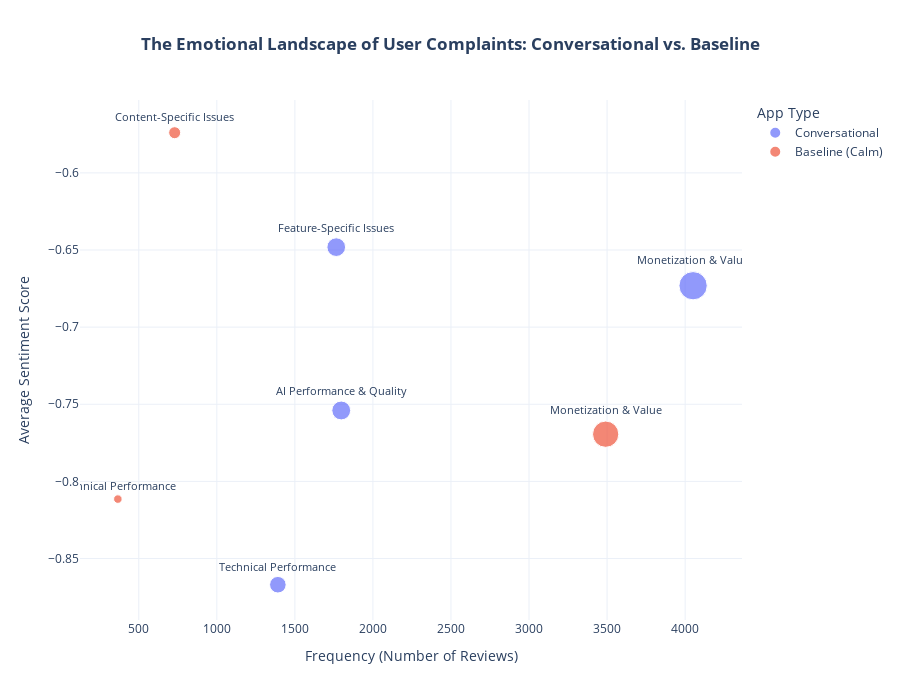

Notebook code for this chart:
### Code cell
# --- Advanced Viz 2: The Emotional Landscape (Corrected) ---

print("Creating the comparative 'Emotional Landscape' scatter plot...")

# --- SETUP: We must first create the priority dataframes from our loaded data ---

# 1. Create the priority dataframe for CONVERSATIONAL apps
conv_freq = (
    df_conv[
        ~df_conv["theme"].isin(["Outliers / Generic", "Other/Misc.", "Uncategorized"])
    ]["theme"]
    .value_counts()
    .reset_index()
)
conv_freq.columns = ["Theme", "Frequency (Number of Reviews)"]
conv_sent = df_conv.groupby("theme")["sentiment_score"].mean().reset_index()
conv_sent.columns = ["Theme", "Average Sentiment Score"]
priority_df_conv = pd.merge(conv_freq, conv_sent, on="Theme")
priority_df_conv["App Type"] = "Conversational"


# 2. Create the priority dataframe for the BASELINE app
base_freq = (
    df_base[
        ~df_base["theme"].isin(["Outliers / Generic", "Other/Misc.", "Uncategorized"])
    ]["theme"]
    .value_counts()
    .reset_index()
)
base_freq.columns = ["Theme", "Frequency (Number of Reviews)"]
base_sent = df_base.groupby("theme")["sentiment_score"].mean().reset_index()
base_sent.columns = ["Theme", "Average Sentiment Score"]
priority_df_base = pd.merge(base_freq, base_sent, on="Theme")
priority_df_base["App Type"] = "Baseline (Calm)"


# --- VISUALIZATION: Now that the data is prepared, we can create the plot ---

# 3. Combine the two priority dataframes for plotting
emotional_landscape_df = pd.concat([priority_df_conv, priority_df_base])

# 4. Create the comparative scatter plot
fig_landscape = px.scatter(
    emotional_landscape_df,
    x="Frequency (Number of Reviews)",
    y="Average Sentiment Score",
    text="Theme",
    color="App Type",
    size="Frequency (Number of Reviews)",
    title="<b>The Emotional Landscape of User Complaints: Conversational vs. Baseline</b>",
    template="plotly_white",
    hover_name="Theme",
    height=700,  # Make the chart taller to prevent text overlap
)

fig_landscape.update_traces(textposition="top center", textfont=dict(size=11))
fig_landscape.update_layout(title_x=0.5, legend_title_text="App Type")
fig_landscape.show()

### Figure 1 — Plotly figure (JSON) as saved in the notebook; plotly's stock layout.template omitted (floating-point values rounded to 4 significant figures)
{"data": [{"hovertemplate": "<b>%{hovertext}</b><br><br>App Type=Conversational<br>Frequency (Number of Reviews)=%{marker.size}<br>Average Sentiment Score=%{y}<br>Theme=%{text}<extra></extra>", "hovertext": ["Monetization & Value", "AI Performance & Quality", "Feature-Specific Issues", "Technical Performance"], "legendgroup": "Conversational", "marker": {"color": "#636efa", "size": [4051, 1797, 1765, 1391], "sizemode": "area", "sizeref": 10.13, "symbol": "circle"}, "mode": "markers+text", "name": "Conversational", "orientation": "v", "showlegend": true, "text": ["Monetization & Value", "AI Performance & Quality", "Feature-Specific Issues", "Technical Performance"], "textfont": {"size": 11}, "textposition": "top center", "type": "scatter", "x": [4051, 1797, 1765, 1391], "xaxis": "x", "y": [-0.6732, -0.754, -0.6482, -0.867], "yaxis": "y"}, {"hovertemplate": "<b>%{hovertext}</b><br><br>App Type=Baseline (Calm)<br>Frequency (Number of Reviews)=%{marker.size}<br>Average Sentiment Score=%{y}<br>Theme=%{text}<extra></extra>", "hovertext": ["Monetization & Value", "Content-Specific Issues", "Technical Performance"], "legendgroup": "Baseline (Calm)", "marker": {"color": "#EF553B", "size": [3491, 730, 366], "sizemode": "area", "sizeref": 10.13, "symbol": "circle"}, "mode": "markers+text", "name": "Baseline (Calm)", "orientation": "v", "showlegend": true, "text": ["Monetization & Value", "Content-Specific Issues", "Technical Performance"], "textfont": {"size": 11}, "textposition": "top center", "type": "scatter", "x": [3491, 730, 366], "xaxis": "x", "y": [-0.7694, -0.574, -0.8115], "yaxis": "y"}], "layout": {"height": 700, "legend": {"itemsizing": "constant", "title": {"text": "App Type"}, "tracegroupgap": 0}, "title": {"text": "<b>The Emotional Landscape of User Complaints: Conversational vs. Baseline</b>", "x": 0.5}, "xaxis": {"anchor": "y", "domain": [0, 1], "title": {"text": "Frequency (Number of Reviews)"}}, "yaxis": {"anchor": "x", "domain": [0, 1], "title": {"text": "Average Sentiment Score"}}}}
